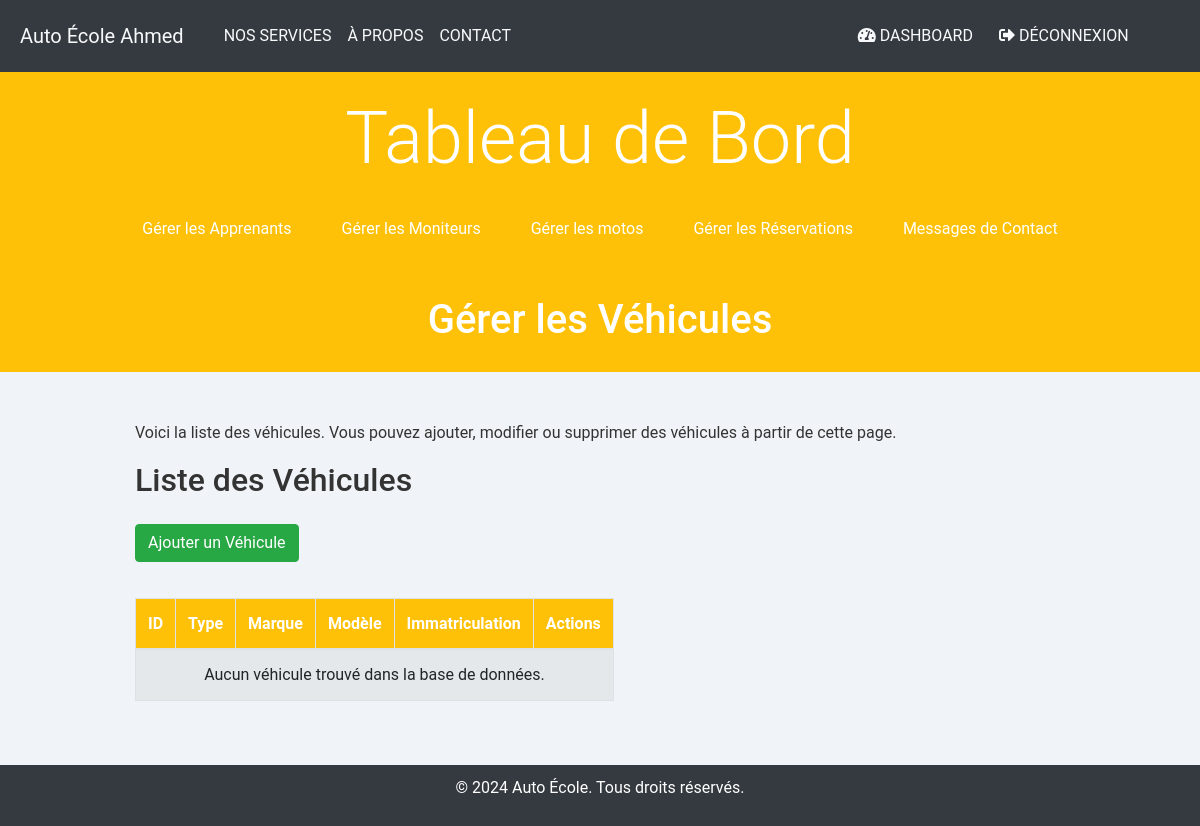
/dashboard/vehicules.php (signed in), run on an earlier commit of the app's database.
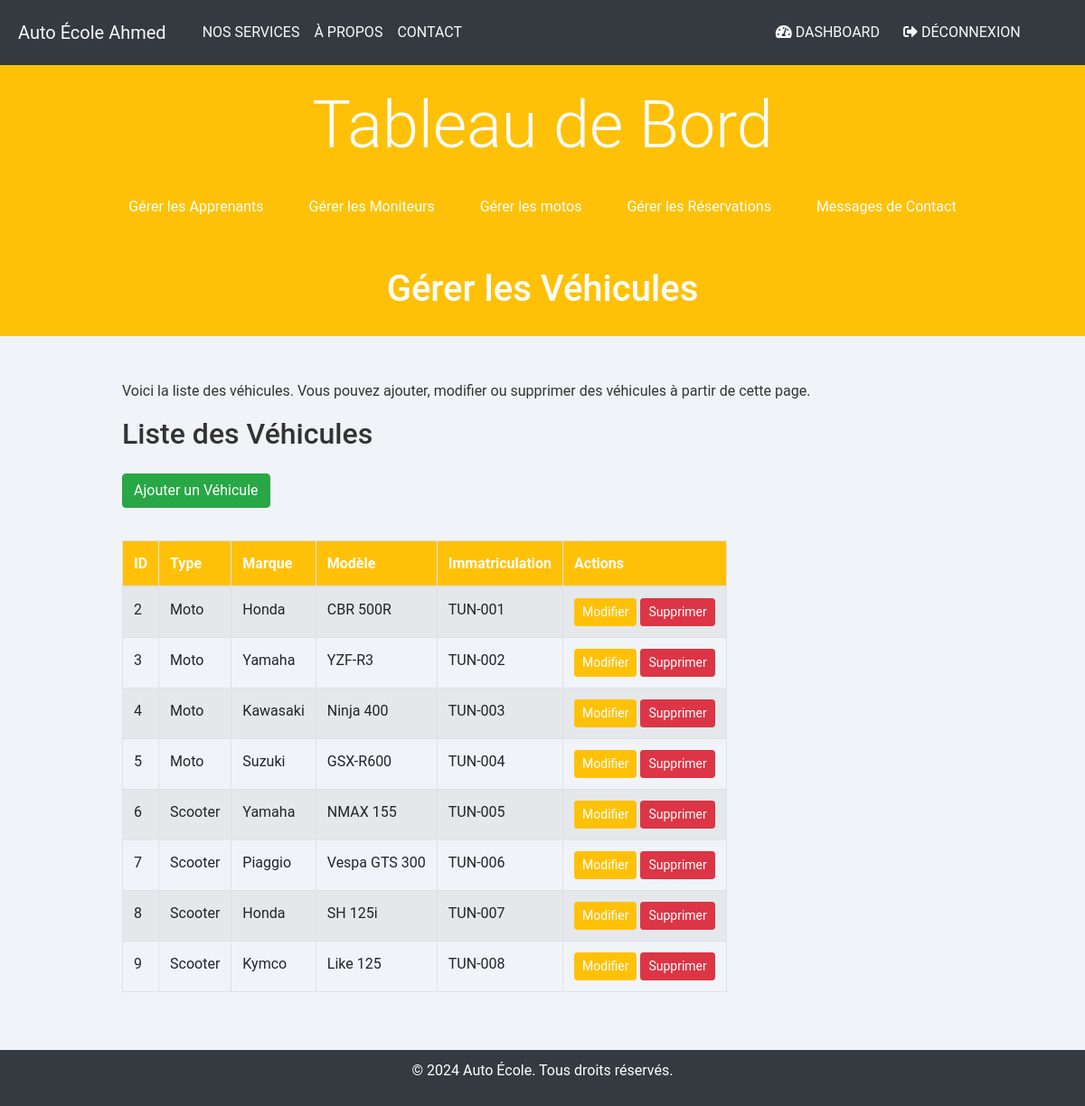
And on a later commit of the database.
### tables this page shows
CREATE TABLE IF NOT EXISTS `vehicule` (
  `ID_VEHICULE` int(11) NOT NULL AUTO_INCREMENT,
  `Type_Vehicule` varchar(255) DEFAULT NULL,
  `Marque` varchar(50) NOT NULL,
  `Modele` varchar(50) NOT NULL,
  `Immatriculation` varchar(15) NOT NULL,
  PRIMARY KEY (`ID_VEHICULE`)
);

### dashboard/vehicules.php (the view, shortened to what this page needs)
<?php
include '../includes/header.php';
include '../config/db.php';
include '../includes/navbar.php';
include '../includes/navbarDashboard.php';
try {
    $vehicules = $pdo->query("SELECT * FROM vehicule")->fetchAll();
} catch (PDOException $e) {
    echo "Erreur lors de la récupération des véhicules : " . $e->getMessage();
    exit;
}
?>
<header class="text-center">
    <h1>Gérer les Véhicules</h1>
</header>
<main class="container my-5">
    <div class="welcome-card">
        <p>Voici la liste des véhicules. Vous pouvez ajouter, modifier ou supprimer des véhicules à partir de cette page.</p>
    </div>
    <div class="card-table">
        <h2 class="mb-4">Liste des Véhicules</h2>
        <a href="/dashboard/vehicules/ajouter_vehicule.php" class="btn btn-success mb-3">Ajouter un Véhicule</a>
        <div class="table-responsive">
            <table class="table table-striped table-bordered">
                <thead style="background-color: #ffc107; color: #ffffff;">
                    <tr>
                        <th>ID</th>
                        <th>Type</th>
                        <th>Marque</th>
                        <th>Modèle</th>
                        <th>Immatriculation</th>
                        <th>Actions</th>
                    </tr>
                </thead>
                <tbody>
                    <?php if (!$vehicules || empty($vehicules)) : ?>
                        <tr>
                            <td colspan="6" class="text-center">Aucun véhicule trouvé dans la base de données.</td>
                        </tr>
                    <?php else : ?>
                        <?php foreach ($vehicules as $vehicule) : ?>
                            <tr>
                                <td><?= htmlspecialchars($vehicule['ID_VEHICULE']); ?></td>
                                <td><?= htmlspecialchars($vehicule['Type_Vehicule']); ?></td>
                                <td><?= htmlspecialchars($vehicule['Marque']); ?></td>
                                <td><?= htmlspecialchars($vehicule['Modele']); ?></td>
                                <td><?= htmlspecialchars($vehicule['Immatriculation']); ?></td>
                                <td>
                                    <a href="/dashboard/vehicules/modifier_vehicule.php?id=<?= urlencode($vehicule['ID_VEHICULE']); ?>" class="btn btn-warning text-white  btn-sm">Modifier</a>
                                    <a href="/dashboard/vehicules.php?delete=<?= urlencode($vehicule['ID_VEHICULE']); ?>" onclick="return confirm('Êtes-vous sûr ?')" class="btn btn-danger btn-sm">Supprimer</a>
                                </td>
                            </tr>
                        <?php endforeach; ?>
                    <?php endif; ?>
                </tbody>
            </table>
        </div>
    </div>
</main>
<?php include '../includes/footer.php'; ?>

### includes/header.php (shortened to what this page needs)
<!DOCTYPE html>
<html lang="fr">
<head>
    <link rel="stylesheet" href="https://stackpath.bootstrapcdn.com/bootstrap/4.5.2/css/bootstrap.min.css">
    <link rel="stylesheet" href="https://cdnjs.cloudflare.com/ajax/libs/font-awesome/5.15.4/css/all.min.css">
    <link rel="stylesheet" href="/assets/css/style.css">
</head>
<body>

### includes/navbar.php (shortened to what this page needs)
<nav class="navbar navbar-expand-lg navbar-dark bg-dark" style="background-color: #333; padding: 0; margin : 0;">
    <a class="navbar-brand text-light" href="/index.php" style="padding-left: 20px;">Auto École Ahmed</a>
    <div class="navbar" style="margin: 0; width : 80%;" id="navbarNav">
        <ul class="navbar-nav mr-auto">
            <li class="nav-item">
                <a class="nav-link text-light" href="/services.php">NOS SERVICES</a>
            </li>
            <li class="nav-item">
                <a class="nav-link text-light" href="/about.php">À PROPOS</a>
            </li>
            <li class="nav-item">
                <a class="nav-link text-light" href="/contact.php">CONTACT</a>
            </li>
        </ul>
        <ul class="navbar-nav" style="margin: 2px;">
            <?php if (isset($_SESSION['user_id'])): ?>
                <li class="nav-item " style="margin: 5px;">
                    <a class="nav-link text-light" href="/dashboard.php"><i class="fas fa-tachometer-alt"></i> DASHBOARD</a>
                </li>
                <li class="nav-item" style="margin: 5px;">
                    <a class="nav-link text-light" href="/auth/logout.php"><i class="fas fa-sign-out-alt"></i> DÉCONNEXION</a>
                </li>
            <?php else: ?>
                <li class="nav-item" style="margin: 5px;">>
                    <a class="nav-link text-light" href="/auth/login.php"><i class="fas fa-user"></i> CONNEXION</a>
                </li>
            <?php endif; ?>
        </ul>
    </div>
</nav>

### includes/navbarDashboard.php
<?php
$title = 'Tableau de Bord';
$activePage = isset($activePage) ? $activePage : '';
$navItems = [
    '/dashboard/apprenants.php' => 'Gérer les Apprenants',
    '/dashboard/moniteurs.php' => 'Gérer les Moniteurs',
    '/dashboard/vehicules.php' => 'Gérer les motos',
    '/dashboard/reservations.php' => 'Gérer les Réservations',
    '/dashboard/messages.php' => 'Messages de Contact'
];
?>
<header class="text-center py-4">
    <h1 class="display-3 mb-4"><?php echo htmlspecialchars($title); ?></h1>
    <nav>
        <ul class="nav nav-pills justify-content-center">
            <?php foreach ($navItems as $url => $label): ?>
                <li class="nav-item">
                    <a class="nav-link <?php echo ($url === $activePage) ? 'active text-black' : ''; ?>" href="<?php echo htmlspecialchars($url); ?>">
                        <?php echo htmlspecialchars($label); ?>
                    </a>
                </li>
            <?php endforeach; ?>
        </ul>
    </nav>
</header>

### includes/footer.php (shortened to what this page needs)
<footer>
    <p>&copy; 2024 Auto École. Tous droits réservés.</p>
</footer>
</body>
</html>

### assets/css/style.css (style rules this page uses)
* { margin: 0; padding: 0; box-sizing: border-box; font-family: 'Roboto', sans-serif; }
html { height: 100%; }
body { background-color: #f0f4f8; display: flex; flex-direction: column; min-height: 100vh; margin: 0; color: #333; font-size: 16px; line-height: 1.6; }
header { background-color: #ffc107; color: #ffffff; padding: 20px; text-align: center; width: 100%; }
nav .nav-pills .nav-link { border-radius: 20px; padding: 10px 20px; margin: 0 5px; color: white; }
main { flex: 1; display: flex; flex-direction: column; }
table { width: 100%; border-collapse: collapse; margin: 20px 0; overflow-x: auto; display: block; }
table th, table td { padding: 15px; text-align: left; border-bottom: 1px solid #ddd; }
table th { background-color: #ffc107; color: #ffffff; }
footer { background-color: #343a40; color: white; text-align: center; padding: 10px; width: 100%; display: flex; justify-content: center; align-items: center; position: relative; bottom: 0; }
@media only screen and (min-width: 1200px) { .container { width: 80%; max-width: 1200px; margin: 0 auto; } }

What changed in the data, as far as the page shows it:
added vehicule: ID_VEHICULE "2", Type_Vehicule "Moto", Marque "Honda", Modele "CBR 500R", Immatriculation "TUN-001"
added vehicule: ID_VEHICULE "3", Type_Vehicule "Moto", Marque "Yamaha", Modele "YZF-R3", Immatriculation "TUN-002"
added vehicule: ID_VEHICULE "4", Type_Vehicule "Moto", Marque "Kawasaki", Modele "Ninja 400", Immatriculation "TUN-003"
added vehicule: ID_VEHICULE "5", Type_Vehicule "Moto", Marque "Suzuki", Modele "GSX-R600", Immatriculation "TUN-004"
added vehicule: ID_VEHICULE "6", Type_Vehicule "Scooter", Marque "Yamaha", Modele "NMAX 155", Immatriculation "TUN-005"
added vehicule: ID_VEHICULE "7", Type_Vehicule "Scooter", Marque "Piaggio", Modele "Vespa GTS 300", Immatriculation "TUN-006"
added vehicule: ID_VEHICULE "8", Type_Vehicule "Scooter", Marque "Honda", Modele "SH 125i", Immatriculation "TUN-007"
added vehicule: ID_VEHICULE "9", Type_Vehicule "Scooter", Marque "Kymco", Modele "Like 125", Immatriculation "TUN-008"
Also different on the page:
text no longer shown: "Aucun véhicule trouvé dans la base de données."
